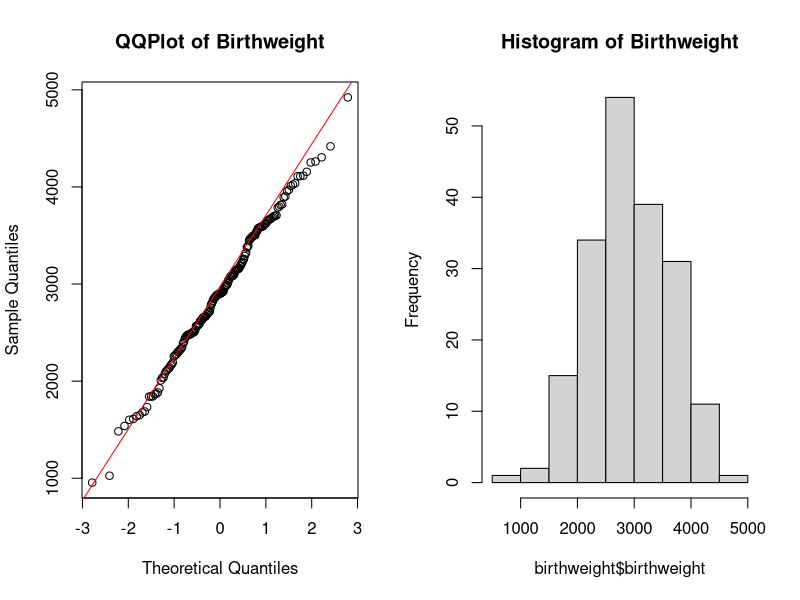

Generate this figure with R:
setwd('/Users/katringrunert/Projects/Uni/sso/exercises/01_assignment')

# Exercise 1.1.a
birthweight = read.table("birthweight.txt",header=TRUE)

birthweight_mean = mean(birthweight$birthweight)
print(birthweight_mean)

test_result = shapiro.test(birthweight$birthweight)
if(test_result$p.value > 0.05) {
  print('According to the Shapiro Wilk Test, the hypothesis that the data is normally distributed is not rejected.')
}

par(mfrow=c(1,2))
qqnorm(birthweight$birthweight, main="QQPlot of Birthweight")
qqline(birthweight$birthweight, col = "red")
hist(birthweight$birthweight, main="Histogram of Birthweight")

# Exercise 1.1.b
n = nrow(birthweight); mu = mean(birthweight$birthweight); s = sd(birthweight$birthweight)
error_margin = qt(p=(1-0.9)/2,df=n-1, lower.tail = FALSE)*s/sqrt(n)

low = mu - error_margin 
up = mu + error_margin
# Confidence Interval of [2812.939, 3013.646] # CI 0.975
# Confidence Interval of [2847.868, 2978.717] # CI 0.90

# Exercise 1.1.c
t.test(birthweight$birthweight, mu = 2800, alternative = "greater")

# Exercise 1.1.d
# it is one-sided, because we were only interested whether 
# the birthweight mean is bigger than 2800 or not